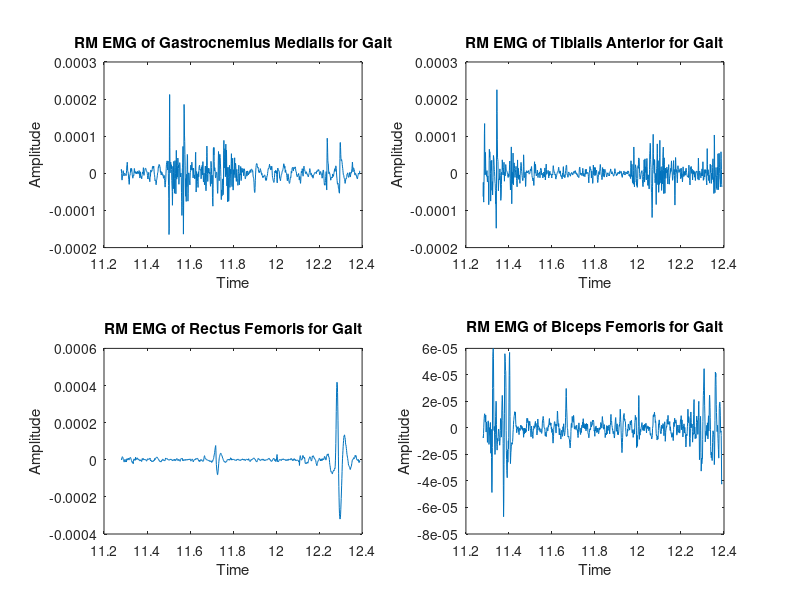
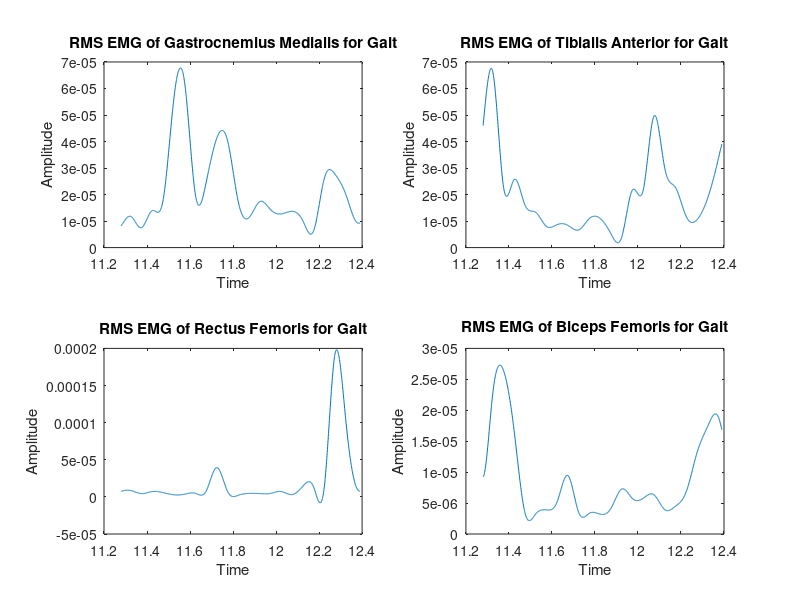
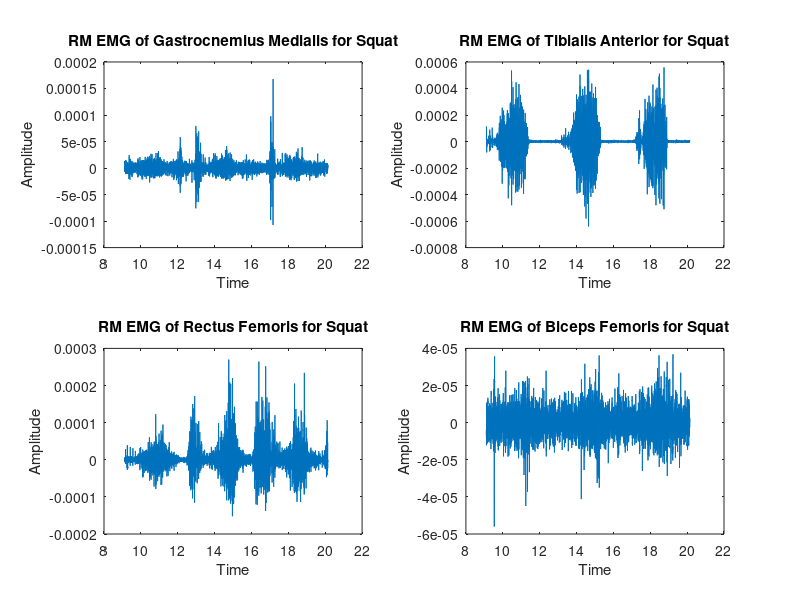
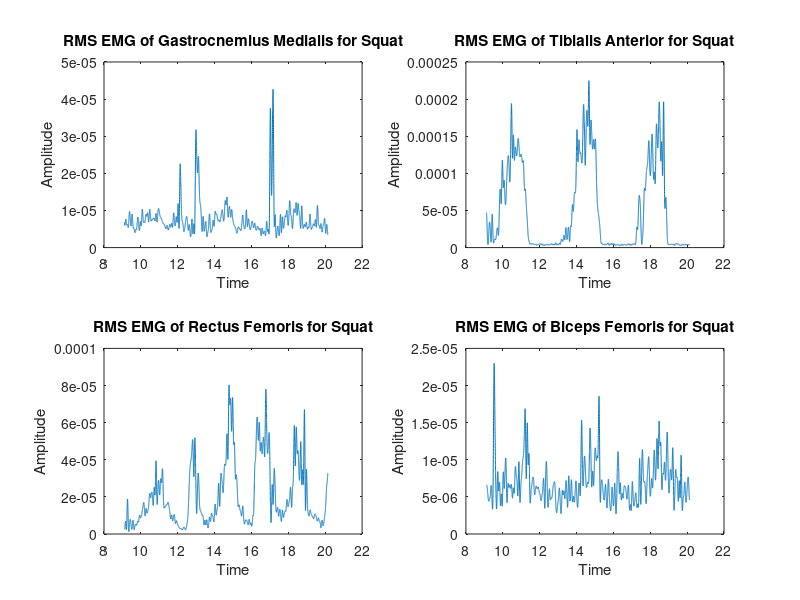

Here is the MATLAB script that generated these plots, in order:
%RMS = Root Mean Square - gives the total power of the EMG data, regardless
%of signal

% Gastrocnemius Medialis
% Tibialis Anterior
% Rectus Femoris
% Biceps Femoris


%%%%%%%%%%%%%%%%%%%
%%PD1_rm for Gait%%
%%%%%%%%%%%%%%%%%%%

PD1_rm = dlmread ('PD1_data_rm.tsv','\t',1,0);

figure

subplot(221)
plot (PD1_rm(:,1),PD1_rm(:,2));
title('RM EMG of Gastrocnemius Medialis for Gait');
xlabel('Time');
ylabel('Amplitude');

subplot(222)
plot (PD1_rm(:,1),PD1_rm(:,3));
title ('RM EMG of Tibialis Anterior for Gait');
xlabel('Time');
ylabel('Amplitude');

subplot (223)
plot (PD1_rm(:,1),PD1_rm(:,4));
title ('RM EMG of Rectus Femoris for Gait');
xlabel('Time');
ylabel('Amplitude');


subplot(224)
plot (PD1_rm(:,1),PD1_rm(:,5));
title ('RM EMG of Biceps Femoris for Gait');
xlabel('Time');
ylabel('Amplitude');



%%%%%%%%%%%%%%%%%%%%%%
%%%PD1_RMS for Gait%%%
%%%%%%%%%%%%%%%%%%%%%%

PD1_RMS = dlmread ('PD1_data_RMS.tsv','\t',1,0);

figure

subplot(221)
plot (PD1_RMS(:,1),PD1_RMS(:,2));
title('RMS EMG of Gastrocnemius Medialis for Gait');
xlabel('Time');
ylabel('Amplitude');

subplot(222)
plot (PD1_RMS(:,1),PD1_RMS(:,3));
title ('RMS EMG of Tibialis Anterior for Gait');
xlabel('Time');
ylabel('Amplitude');

subplot (223)
plot (PD1_RMS(:,1),PD1_RMS(:,4));
title ('RMS EMG of Rectus Femoris for Gait');
xlabel('Time');
ylabel('Amplitude');


subplot(224)
plot (PD1_RMS(:,1),PD1_RMS(:,5));
title ('RMS EMG of Biceps Femoris for Gait');
xlabel('Time');
ylabel('Amplitude');



%%%%%%%%%%%%%%%%%%%%%%%%%%%%
%%%Squat_rm arms in front%%%
%%%%%%%%%%%%%%%%%%%%%%%%%%%%

Squat_rm = dlmread ('Squat Arms in Front_data_rm.tsv','\t',1,0);

figure

subplot(221)
plot (Squat_rm(:,1),Squat_rm(:,2));
title('RM EMG of Gastrocnemius Medialis for Squat');
xlabel('Time');
ylabel('Amplitude');

subplot(222)
plot (Squat_rm(:,1),Squat_rm(:,3));
title ('RM EMG of Tibialis Anterior for Squat');
xlabel('Time');
ylabel('Amplitude');

subplot (223)
plot (Squat_rm(:,1),Squat_rm(:,4));
title ('RM EMG of Rectus Femoris for Squat');
xlabel('Time');
ylabel('Amplitude');


subplot(224)
plot (Squat_rm(:,1),Squat_rm(:,5));
title ('RM EMG of Biceps Femoris for Squat');
xlabel('Time');
ylabel('Amplitude');


%%%%%%%%%%%%%%%%%%%%%%%%%%%%%
%%%Squat_RMS arms in front%%%
%%%%%%%%%%%%%%%%%%%%%%%%%%%%%

Squat_RMS = dlmread ('Squat Arms in Front_data_RMS.tsv','\t',1,0);

figure
subplot(221)
plot (Squat_RMS(:,1),Squat_RMS(:,2));
title('RMS EMG of Gastrocnemius Medialis for Squat');
xlabel('Time');
ylabel('Amplitude');

subplot(222)
plot (Squat_RMS(:,1),Squat_RMS(:,3));
title ('RMS EMG of Tibialis Anterior for Squat');
xlabel('Time');
ylabel('Amplitude');

subplot (223)
plot (Squat_RMS(:,1),Squat_RMS(:,4));
title ('RMS EMG of Rectus Femoris for Squat');
xlabel('Time');
ylabel('Amplitude');


subplot(224)
plot (Squat_RMS(:,1),Squat_RMS(:,5));
title ('RMS EMG of Biceps Femoris for Squat');
xlabel('Time');
ylabel('Amplitude');

